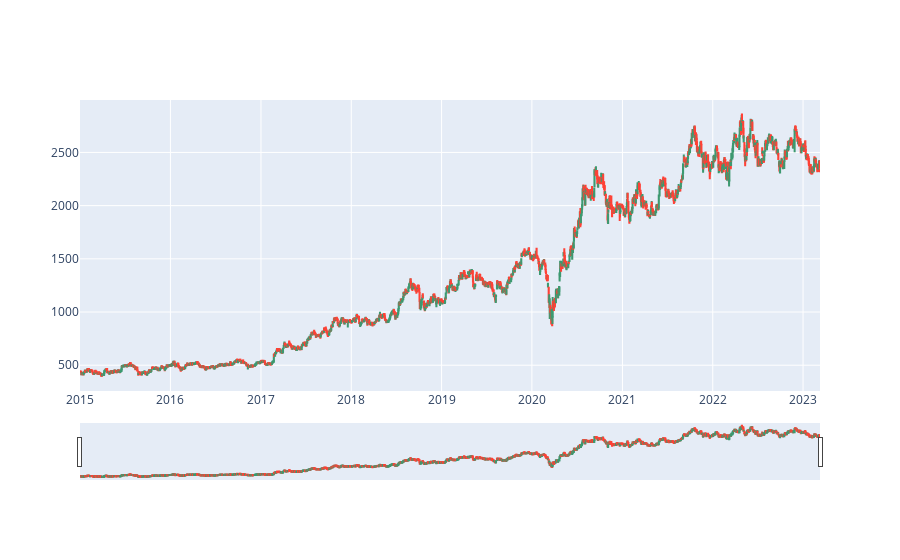

Notebook cell for this chart:
### Code cell
#plotting candlestick plot 
import plotly.graph_objects as go
fig = go.Figure(data=[go.Candlestick(x=df.index,
                       open=df.Open, high=df.High,
                       low=df.Low, close=df.Close)])

fig.show()

### Figure 1 — Plotly figure (JSON) as saved in the notebook; plotly's stock layout.template omitted (floating-point values rounded to 4 significant figures; data arrays with more than 128 entries replaced by an {"elided": "..."} marker saying what was removed)
{"data": [{"close": {"elided": "2024 float values"}, "high": {"elided": "2024 float values"}, "low": {"elided": "2024 float values"}, "open": {"elided": "2024 float values"}, "type": "candlestick", "x": {"elided": "2024 str values"}}], "layout": {}}
